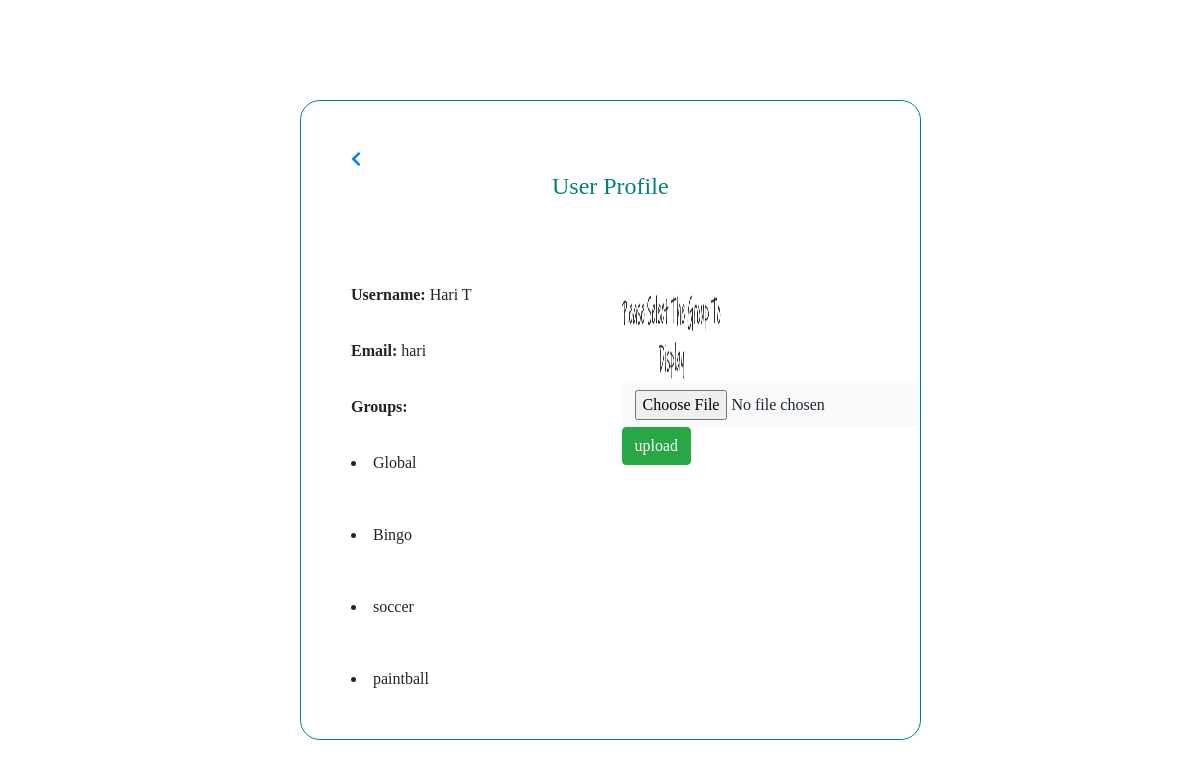
The page /userprofile.php (signed in) on the database as committed earlier.
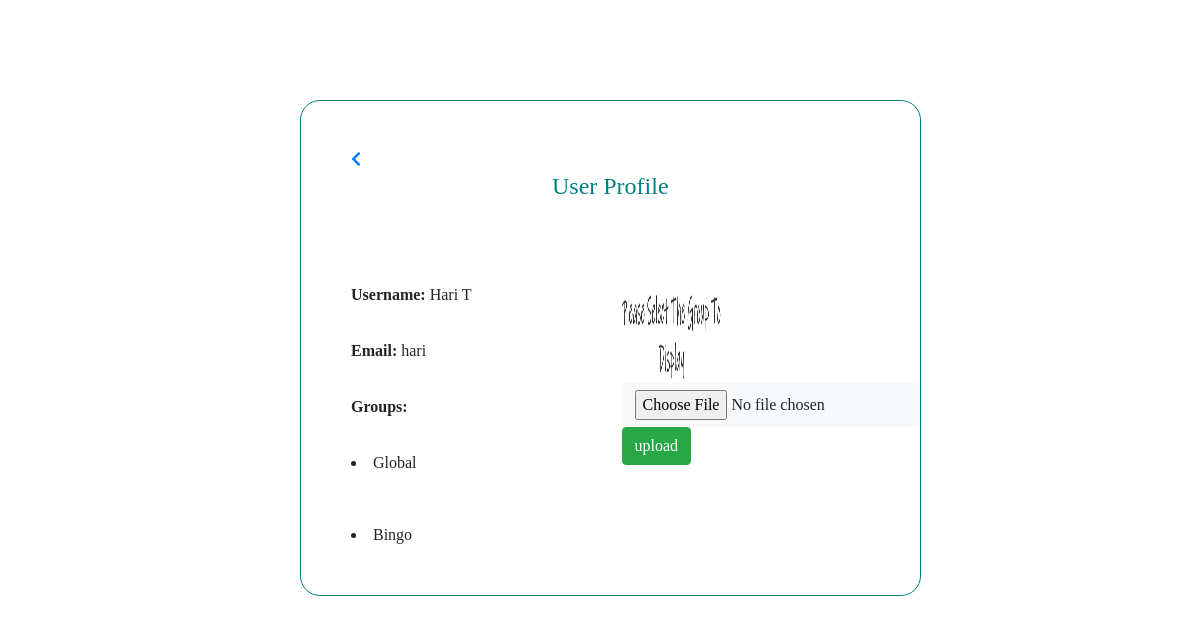
The same page on the database as committed later.
### tables this page shows
CREATE TABLE `groups` (
  `group_id` int(11) NOT NULL,
  `group_name` text NOT NULL,
  `owner_id` int(11) NOT NULL,
  `privacy` text NOT NULL
);

### userprofile.php (the view, shortened to what this page needs)
<!DOCTYPE html>
<html>
<head>
<link rel ="stylesheet" a href="css\uprofile.css">
<link rel="stylesheet" href="https://use.fontawesome.com/releases/v5.0.13/css/all.css"
>
<link rel="stylesheet" href="https://stackpath.bootstrapcdn.com/bootstrap/4.1.1/css/bootstrap.min.css"
>
</head>
<body>
<div>
<?php
    global $dbc;
    $mail = $_SESSION['email_id'];
      $user="SELECT user_name,user_id,user_image FROM `users` WHERE email_id = '$mail' ";
       $r_user= mysqli_query($dbc,$user);
       $row_user=mysqli_fetch_array($r_user);
       $user_name = $row_user['user_name'];
       $user_id = $row_user['user_id'];
       if($row_user['user_image']==""){
                $dp="";
                $dp=$dp."default.jpg";
              }
              else{
              	$dp =$row_user['user_image'];
              }
       $g_name = "SELECT groups.group_name FROM `groups` INNER JOIN `user_groups` where user_groups.user_id='$user_id' AND groups.group_id=user_groups.group_id AND groups.privacy='public'";
       $gn_result= mysqli_query($dbc,$g_name);
       $profile='';
       $profile=$profile."<div class='profilepage'>";
       $profile=$profile."<a style='margin-top:50px;margin-left:50px;' href=home.php <i class='fas fa-chevron-left' ></i></a>";
       $profile=$profile."<H4 style='text-align:center; color:teal; margin-top:0px;'>User Profile</H4><br>";
       $profile=$profile."<div id='aligns'>";
       $profile=$profile."<label>Username:</label>";
       $profile=$profile." $user_name<br><br>";
       $profile=$profile."<label>Email:</label>";
       $profile=$profile." $mail<br><br>";
       $profile=$profile."<label>Groups:</label><br><br>";
       while( $rowg= mysqli_fetch_array($gn_result)){
           $group_name=$rowg['group_name'];
       $profile=$profile."<li>$group_name</li><br><br>";
       }
       $profile=$profile."</div>";
       $profile=$profile."<div id='imgg'style='float:right';>";
       $profile=$profile."<img width='100' height='100' src ='img/$dp'>";
       $profile=$profile."<form method='POST' enctype='multipart/form-data'>";
       $profile=$profile."<input type='file' class='btn btn-light'name='img' value='choose'/><br>";
       $profile=$profile."<input type='submit' name='submit' class='btn btn-success' value='upload'/>";
       $profile=$profile."</form>";
       $profile=$profile."</div>";
       $profile=$profile."</div>";
       echo $profile;
?>
</body>
</html>

Rows that differ between the two databases and show on the page:
removed groups: group_name "soccer"
removed groups: group_name "paintball"
